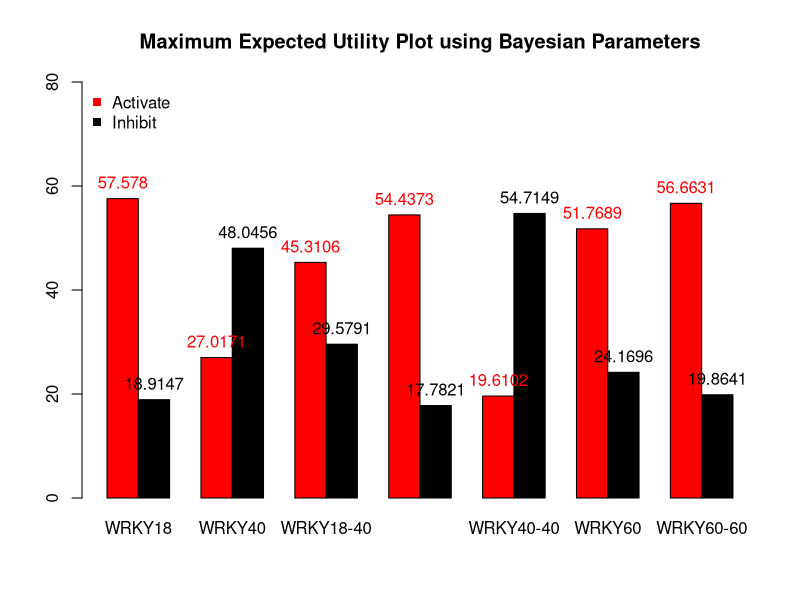
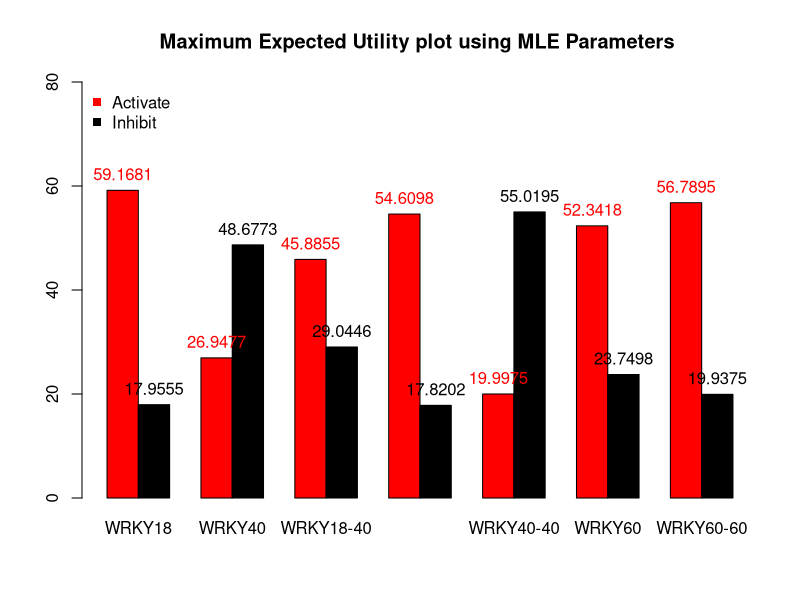

Write the R code that produced these figures, in order.
name1<-c("WRKY18","WRKY40","WRKY18-40","WRKY18-18","WRKY40-40","WRKY60","WRKY60-60")

A<- matrix(c(57.5780,18.9147,27.0171,48.0456,45.3106,29.5791,
             54.4373,17.7821,19.6102,54.7149,51.7689,24.1696,
             56.6631,19.8641),nrow =2)

x<-barplot(A, beside=T, col=c("red","black"), 
                 names.arg=name1, ylim=c(0,80),main="Maximum Expected Utility Plot using Bayesian Parameters")

text(x, A, label = A, pos = 3, cex = 1, col = c("red","black"))

legend("topleft", c("Activate","Inhibit"), pch=15, 
       col=c("red","black"), 
       bty="n")


B<- matrix(c(59.1681,17.9555,26.9477,48.6773,45.8855,29.0446,54.6098,17.8202,
             19.9975,55.0195,52.3418,23.7498,56.7895,19.9375),nrow =2)
y<-barplot(B, beside=T, col=c("red","black"), 
        names.arg=name1, ylim=c(0,80),main = "Maximum Expected Utility plot using MLE Parameters ")

text(y, B, label = B, pos = 3, cex = 1, col = c("red","black"))
legend("topleft", c("Activate","Inhibit"), pch=15, 
       col=c("red","black"), 
       bty="n")
